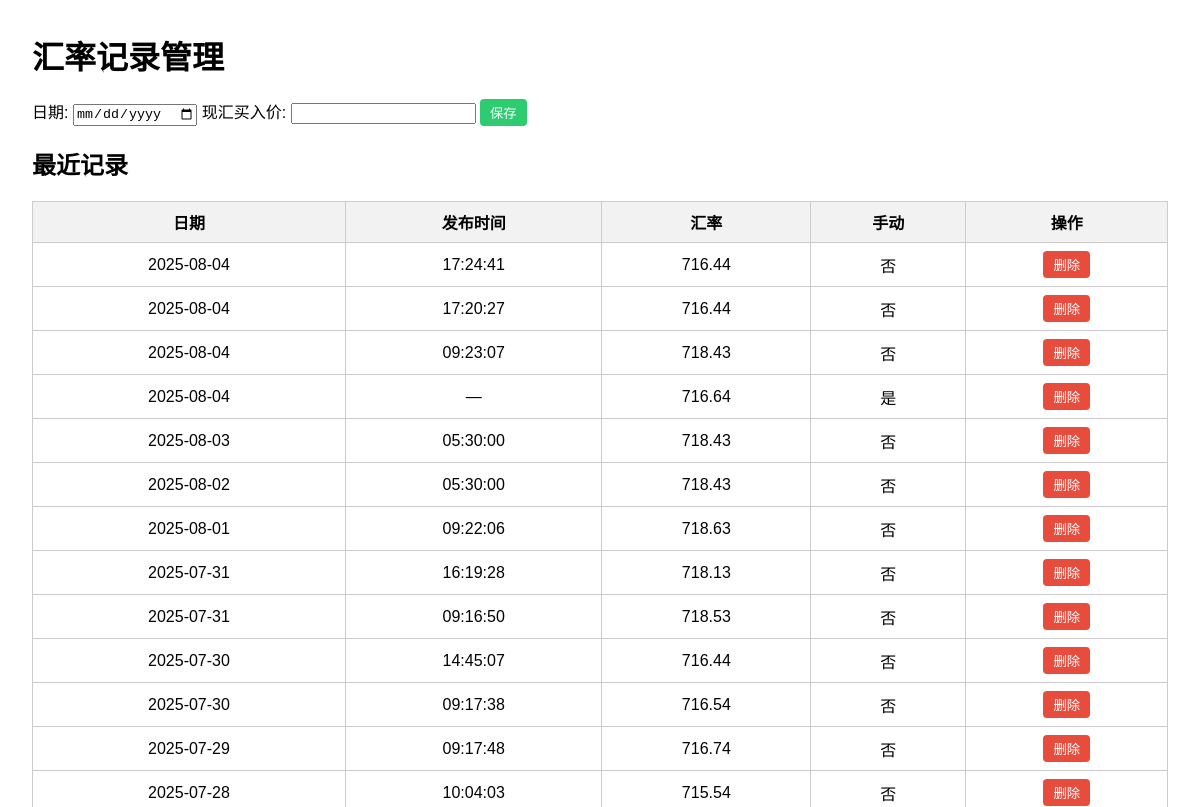
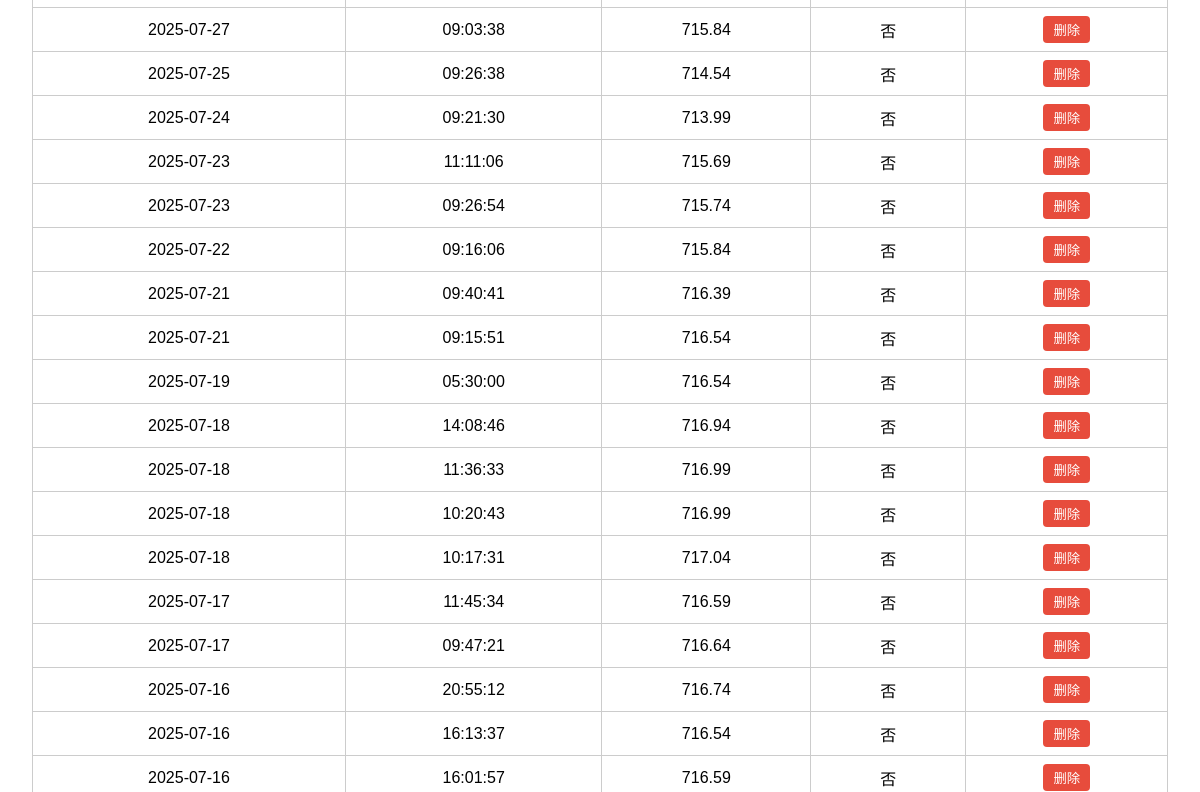
/admin (upper part), run on an earlier commit of the app's database (2 pictures, top to bottom).
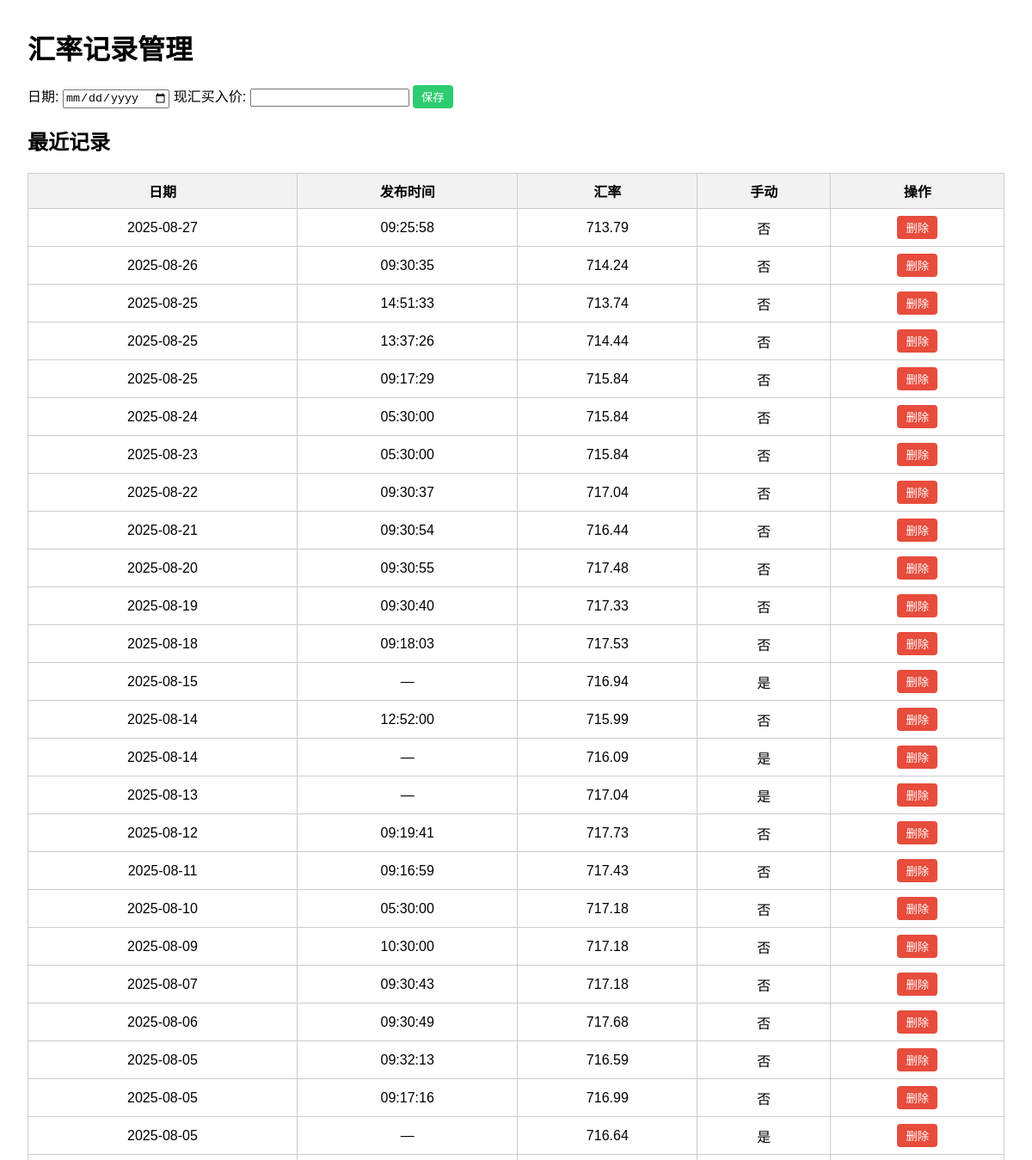
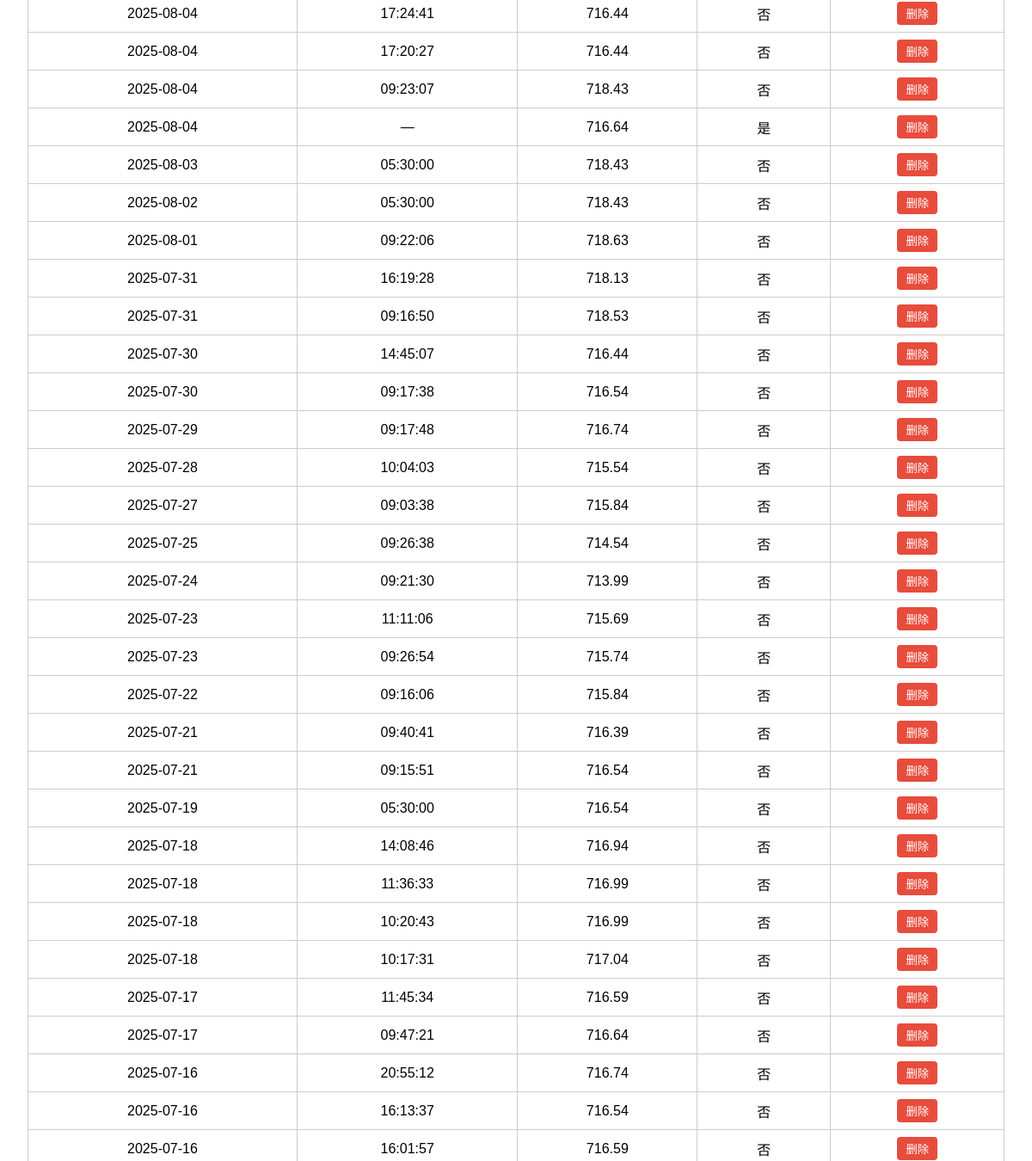
And on a later commit of the database (2 pictures, top to bottom).
### tables this page shows
CREATE TABLE rates (
    id INTEGER PRIMARY KEY AUTOINCREMENT,
    date TEXT,
    pub_time TEXT,
    rate REAL,
    manual_flag INTEGER DEFAULT 0
);

### app.py (the view)
@app.route('/admin', methods=['GET'])
def admin():
    conn = sqlite3.connect(app.config['DB_PATH'])
    c = conn.cursor()
    c.execute('SELECT id, date, pub_time, rate, manual_flag FROM rates ORDER BY date DESC, pub_time DESC')
    rows = c.fetchall()
    conn.close()
    return render_template('admin.html', rows=rows)

### templates/admin.html (shortened to what this page needs)
<!DOCTYPE html>
<html lang="zh-CN">
<head>
</head>
<body>
  <h1>汇率记录管理</h1>
  <form method="post" action="/admin/add">
    <label>
      日期:
      <input type="date" name="date" required>
    </label>
    <label>
      现汇买入价:
      <input type="number" step="0.0001" name="rate" required>
    </label>
    <button type="submit" style="background-color:#2ecc71;">保存</button>
  </form>
  <h2>最近记录</h2>
  <table>
    <thead>
      <tr>
        <th>日期</th>
        <th>发布时间</th>
        <th>汇率</th>
        <th>手动</th>
        <th>操作</th>
      </tr>
    </thead>
    <tbody>
      {% for id, d, pt, r, m in rows %}
      <tr>
        <td>{{ d }}</td>
        <td>{{ pt if pt else '—' }}</td>
        <td>{{ r }}</td>
        <td>{{ '是' if m else '否' }}</td>
        <td>
          <form action="/admin/delete/{{ id }}" method="post" class="inline-form">
            <button type="submit" onclick="return confirm('确认删除这条记录吗？')">删除</button>
          </form>
        </td>
      </tr>
      {% endfor %}
    </tbody>
  </table>
</body>
</html>

### templates/admin.html (style rules this page uses)
body { font-family: Arial, sans-serif; margin: 2em; }
table { border-collapse: collapse; width: 100%; }
th, td { border: 1px solid #ccc; padding: 8px; text-align: center; }
th { background-color: #f2f2f2; }
form { margin-bottom: 1em; }
.inline-form { display: inline; }
button { padding: 4px 10px; border: none; border-radius: 4px; background-color: #e74c3c; color: white; cursor: pointer; }

What changed in the data, as far as the page shows it:
added rates: date "2025-08-27", pub_time "09:25:58", rate "713.79", manual_flag "否"
added rates: date "2025-08-26", pub_time "09:30:35", rate "714.24", manual_flag "否"
added rates: date "2025-08-25", pub_time "14:51:33", rate "713.74", manual_flag "否"
added rates: date "2025-08-25", pub_time "13:37:26", rate "714.44", manual_flag "否"
added rates: date "2025-08-25", pub_time "09:17:29", rate "715.84", manual_flag "否"
added rates: date "2025-08-24", pub_time "05:30:00", rate "715.84", manual_flag "否"
added rates: date "2025-08-23", pub_time "05:30:00", rate "715.84", manual_flag "否"
added rates: date "2025-08-22", pub_time "09:30:37", rate "717.04", manual_flag "否"
added rates: date "2025-08-21", pub_time "09:30:54", rate "716.44", manual_flag "否"
added rates: date "2025-08-20", pub_time "09:30:55", rate "717.48", manual_flag "否"
added rates: date "2025-08-19", pub_time "09:30:40", rate "717.33", manual_flag "否"
added rates: date "2025-08-18", pub_time "09:18:03", rate "717.53", manual_flag "否"
added rates: date "2025-08-15", pub_time "—", rate "716.94", manual_flag "是"
added rates: date "2025-08-14", pub_time "12:52:00", rate "715.99", manual_flag "否"
added rates: date "2025-08-14", pub_time "—", rate "716.09", manual_flag "是"
added rates: date "2025-08-13", pub_time "—", rate "717.04", manual_flag "是"
added rates: date "2025-08-12", pub_time "09:19:41", rate "717.73", manual_flag "否"
added rates: date "2025-08-11", pub_time "09:16:59", rate "717.43", manual_flag "否"
added rates: date "2025-08-10", pub_time "05:30:00", rate "717.18", manual_flag "否"
added rates: date "2025-08-09", pub_time "10:30:00", rate "717.18", manual_flag "否"
added rates: date "2025-08-07", pub_time "09:30:43", rate "717.18", manual_flag "否"
added rates: date "2025-08-06", pub_time "09:30:49", rate "717.68", manual_flag "否"
added rates: date "2025-08-05", pub_time "09:32:13", rate "716.59", manual_flag "否"
added rates: date "2025-08-05", pub_time "09:17:16", rate "716.99", manual_flag "否"
added rates: date "2025-08-05", pub_time "—", rate "716.64", manual_flag "是"
